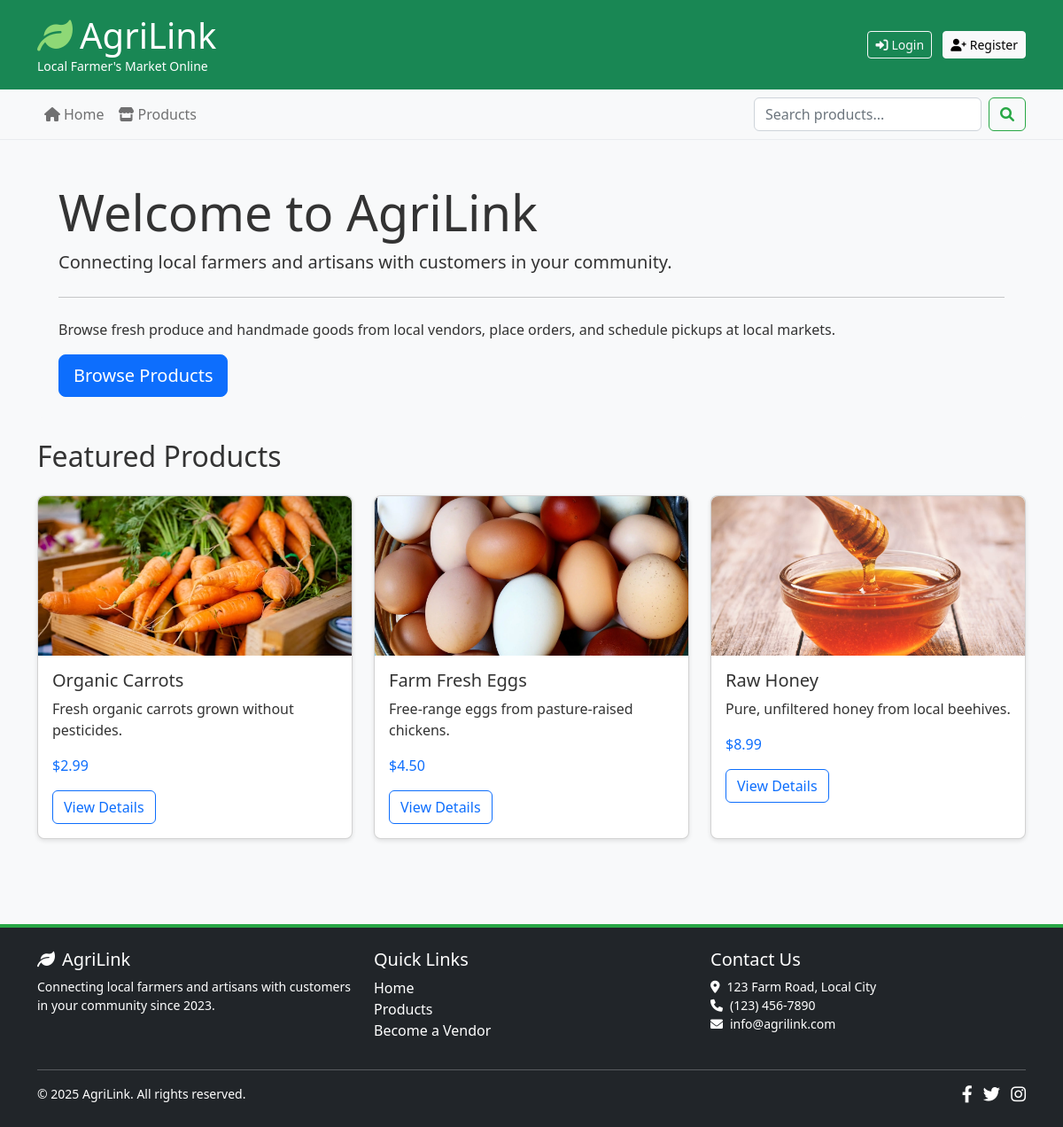
The page / on the database its author committed.
### tables this page shows
CREATE TABLE products (
    id INT AUTO_INCREMENT PRIMARY KEY,
    name VARCHAR(100) NOT NULL,
    description TEXT NOT NULL,
    short_description VARCHAR(255) NOT NULL,
    price DECIMAL(10, 2) NOT NULL,
    category VARCHAR(50) NOT NULL,
    stock INT NOT NULL DEFAULT 0,
    image VARCHAR(255) NOT NULL DEFAULT 'default.jpg',
    vendor_id INT NOT NULL,
    is_featured BOOLEAN DEFAULT FALSE,
    created_at TIMESTAMP DEFAULT CURRENT_TIMESTAMP,
    updated_at TIMESTAMP DEFAULT CURRENT_TIMESTAMP ON UPDATE CURRENT_TIMESTAMP,
    FOREIGN KEY (vendor_id) REFERENCES users(id) ON DELETE CASCADE
);

### data/Database.php (called while the page is built, shortened)
<?php
class Database {
    private static $instance = null;
    private $connection;
    private function __construct() {
        try {
            $this->connection = new PDO(
                'mysql:host=' . DB_HOST . ';port=' . DB_PORT . ';dbname=' . DB_NAME . ';charset=utf8mb4',
                DB_USER,
                DB_PASS,
                [
                    PDO::ATTR_ERRMODE => PDO::ERRMODE_EXCEPTION,
                    PDO::ATTR_DEFAULT_FETCH_MODE => PDO::FETCH_ASSOC,
                    PDO::ATTR_EMULATE_PREPARES => false
                ]
            );
        } catch (PDOException $e) {
            die("Database connection failed: " . $e->getMessage());
        }
    }
    public static function getInstance() {
        if (self::$instance === null) {
            self::$instance = new self();
        }
        return self::$instance;
    }
    public function prepare($sql) {
        return $this->connection->prepare($sql);
    }
}

### business/ProductManager.php (called while the page is built, shortened)
<?php
require_once __DIR__ . '/../data/ProductDAO.php';
class ProductManager {
    private $productDAO;
    public function __construct() {
        $this->productDAO = new ProductDAO();
    }
    public function getFeaturedProducts($limit = 3) {
        return $this->productDAO->getFeaturedProducts($limit);
    }
}

### data/ProductDAO.php (called while the page is built, shortened)
<?php
require_once 'Database.php';
class ProductDAO {
    private $db;
    public function __construct() {
        $this->db = Database::getInstance();
    }
    public function getFeaturedProducts($limit = 3) {
        $stmt = $this->db->prepare("SELECT p.*, u.name as vendor_name
                                    FROM products p
                                    JOIN users u ON p.vendor_id = u.id
                                    WHERE p.is_featured = 1
                                    ORDER BY p.created_at DESC
                                    LIMIT :limit");
        $stmt->bindValue(':limit', $limit, PDO::PARAM_INT);
        $stmt->execute();
        return $stmt->fetchAll();
    }
}

### index.php (the view, shortened to what this page needs)
<?php
require_once 'presentation/layouts/header.php';
require_once 'presentation/layouts/navigation.php';
?>
<main class="container py-4">
    <div class="jumbotron bg-light p-4 rounded">
        <h1 class="display-4">Welcome to AgriLink</h1>
        <p class="lead">Connecting local farmers and artisans with customers in your community.</p>
        <hr class="my-4">
        <p>Browse fresh produce and handmade goods from local vendors, place orders, and schedule pickups at local markets.</p>
        <a class="btn btn-primary btn-lg" href="presentation/common/products.php" role="button">Browse Products</a>
    </div>
    <div class="row mt-4">
        <h2 class="mb-4">Featured Products</h2>
        <?php
        require_once 'business/ProductManager.php';
        $productManager = new ProductManager();
        $featuredProducts = $productManager->getFeaturedProducts();
        foreach ($featuredProducts as $product) {
            echo '<div class="col-md-4 mb-4">';
            echo '<div class="card h-100">';
            echo '<img src="assets/images/products/' . htmlspecialchars($product['image']) . '" class="card-img-top" alt="' . htmlspecialchars($product['name']) . '">';
            echo '<div class="card-body">';
            echo '<h5 class="card-title">' . htmlspecialchars($product['name']) . '</h5>';
            echo '<p class="card-text">' . htmlspecialchars($product['short_description']) . '</p>';
            echo '<p class="card-text text-primary">$' . htmlspecialchars(number_format($product['price'], 2)) . '</p>';
            echo '<a href="presentation/common/product_detail.php?id=' . htmlspecialchars($product['id']) . '" class="btn btn-outline-primary">View Details</a>';
            echo '</div></div></div>';
        }
        ?>
    </div>
</main>
<?php require_once 'presentation/layouts/footer.php'; ?>

### assets/css/style.css (style rules this page uses)
body { font-family: 'Segoe UI', Tahoma, Geneva, Verdana, sans-serif; background-color: #f8f9fa; color: #333; }
.card { border-radius: 8px; box-shadow: 0 2px 5px rgba(0, 0, 0, 0.1); transition: all 0.3s ease; }
.card-img-top { border-top-left-radius: 8px; border-top-right-radius: 8px; height: 180px; object-fit: cover; }

### rows shown on the page
products: image (picture), name "Organic Carrots", short_description "Fresh organic carrots grown without pesticides.", price "2.99"
products: image (picture), name "Farm Fresh Eggs", short_description "Free-range eggs from pasture-raised chickens.", price "4.50"
products: image (picture), name "Raw Honey", short_description "Pure, unfiltered honey from local beehives.", price "8.99"
